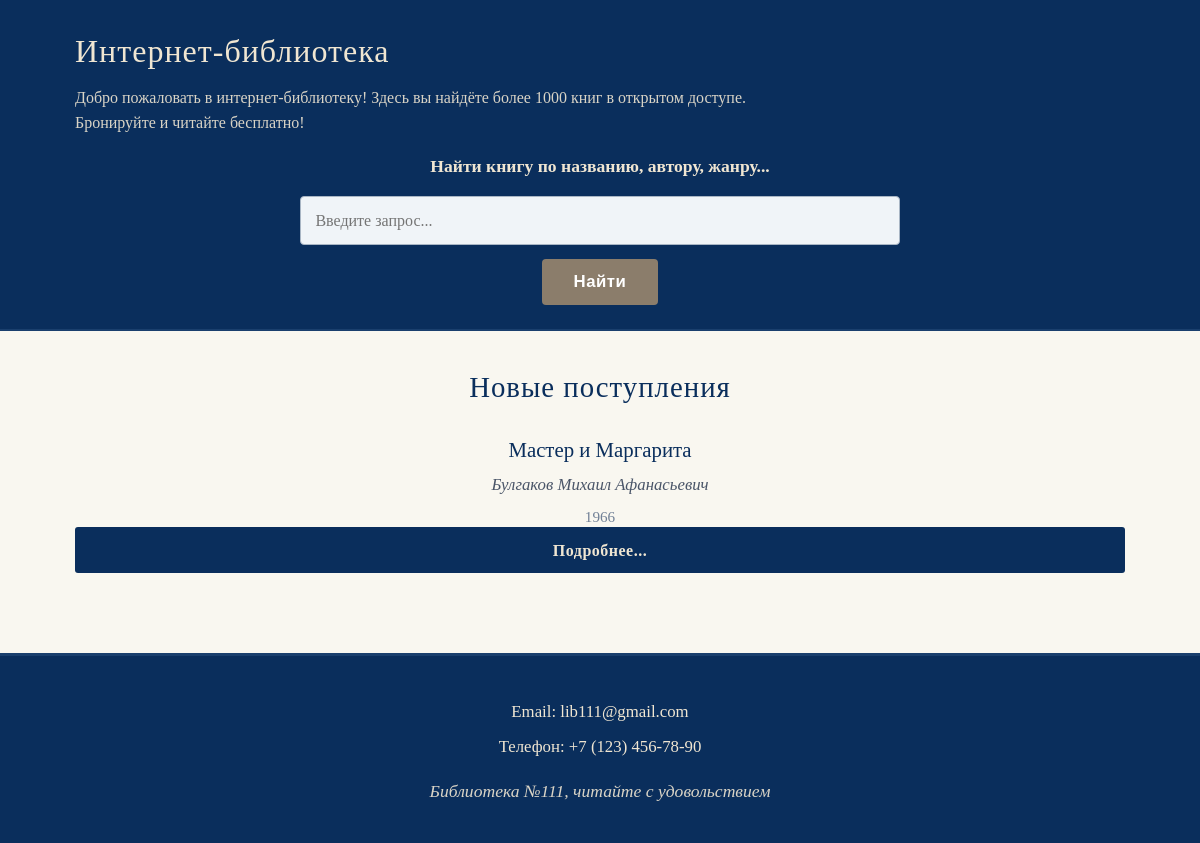
Before: / with the older database file.
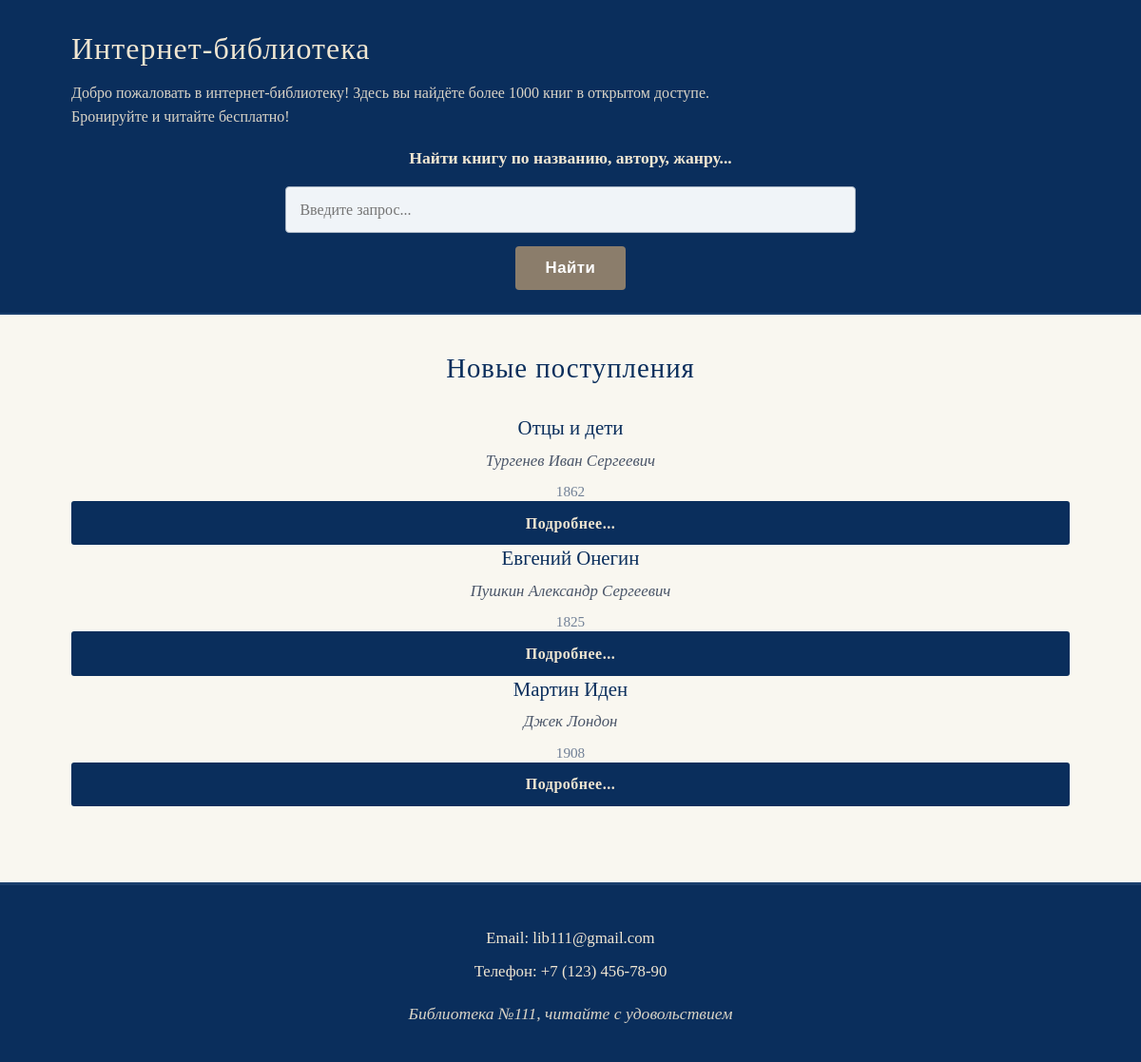
After: the same page with the newer database file.
### library_app/models.py (models this page shows, shortened)
class Book(models.Model):
    title = models.CharField(max_length=200, verbose_name="Название")
    author = models.ForeignKey(
        Author,
        on_delete=models.CASCADE,
        verbose_name="Автор"
    )
    genre = models.CharField(max_length=100, verbose_name="Жанр")
    year = models.IntegerField(verbose_name="Год издания")
    isbn = models.CharField(max_length=17, unique=True, verbose_name="ISBN")
    description = models.TextField(verbose_name="Описание")
    available = models.BooleanField(default=True, verbose_name="Доступна")
    class Meta:
        verbose_name = "Книга"
        verbose_name_plural = "Книги"

class Author(models.Model):
    name = models.CharField(max_length=100, verbose_name="Имя автора")
    bio = models.TextField(blank=True, verbose_name="Биография")
    class Meta:
        verbose_name = "Автор"
        verbose_name_plural = "Авторы"

### library_app/views.py (the view)
# urls.py: path('', views.index, name='index'),
def index(request):
    books = Book.objects.filter(available=True).order_by('-id')[:3]
    return render(request, 'index.html', {'books': books})

### library_app/templates/index.html (shortened to what this page needs)
<!DOCTYPE html>
<html lang="ru">
<head>
    {% load static %}
    <link rel="stylesheet" href="{% static 'styles/style.css' %}">
</head>
<body>
    <header>
        <div class="container">
            <h1 class="header-title">Интернет-библиотека</h1>
            <p class="header_description">Добро пожаловать в интернет-библиотеку! Здесь вы найдёте более 1000 книг в открытом доступе. Бронируйте и читайте бесплатно!</p>
            <form class="books_form" action="{% url 'books_list' %}">
                <label for="search">Найти книгу по названию, автору, жанру...</label>
                <input type="text" id="search" name="q" placeholder="Введите запрос...">
                <button type="submit">Найти</button>
            </form>
        </div>
    </header>
    <main>
        <div class="container">
            <section class="new_books">
                <h2>Новые поступления</h2>
                <div class="books-grid">
                    {% for book in books %}
                    <div class="book-card">
                        <div class="book-content">
                            <h3 class="name_book">{{ book.title }}</h3>
                            <p class="class_book">{{ book.author.name }}</p>
                            <p class="date_book">{{ book.year }}</p>
                        </div>
                        <a href="{% url 'book_detail' book.id %}" class="btn-more">Подробнее...</a>
                    </div>
                    {% empty %}
                     <p>Нет доступных книг.</p>
                    {% endfor %}
                </div>
            </section>
        </div>
    </main>
    <footer>
        <div class="container">
            <div class="contacts">
                <ul class="contact_list">
                    <li>Email: lib111@gmail.com</li>
                    <li>Телефон: +7 (123) 456-78-90</li>
                </ul>
            </div>
            <p class="lib_description">Библиотека №111, читайте с удовольствием</p>
        </div>
    </footer>
</body>
</html>

Changed rows visible on the page:
no longer on this page (row unchanged): Book: title "Мастер и Маргарита", author.name "Булгаков Михаил Афанасьевич", year "1966"
added Book: title "Отцы и дети", author.name "Тургенев Иван Сергеевич", year "1862"
added Book: title "Евгений Онегин", author.name "Пушкин Александр Сергеевич", year "1825"
added Book: title "Мартин Иден", author.name "Джек Лондон", year "1908"
